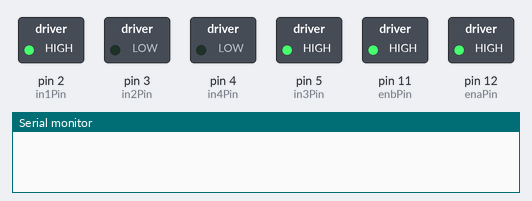
Recording of a sketch running on a simulated Arduino Uno, built with avr-gcc and run on an emulated ATmega328P. Shown: switched loads named in the sketch (green lamp = pin HIGH), the last lines printed to the serial monitor. At 11.3 s the program stops and its outputs stay as they are.

Above: at 0.1 s.
At 4.1 s:
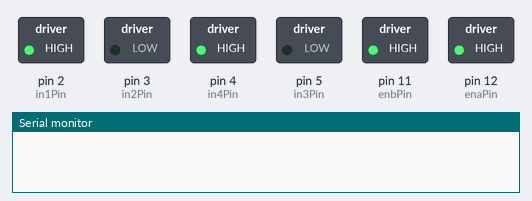
At 11.1 s:
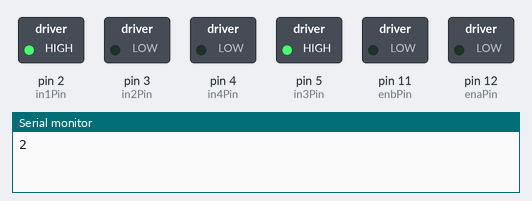
Timing chart, 0 to 12.6 s (numbered marks = the images above):
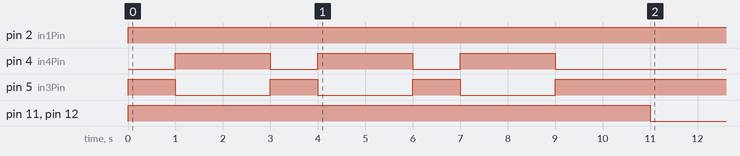

The sketch:

Task4.ino
```cpp
const int enaPin = 12;  // Enable pin for motor A
const int in1Pin = 2;  // Input 1 pin for motor A
const int in2Pin = 3;  // Input 2 pin for motor A

const int enbPin = 11;  // Enable pin for motor B
const int in3Pin = 5;  // Input 3 pin for motor B
const int in4Pin = 4;  // Input 4 pin for motor B
void setup() {
 // Set motor control pins as outputs
  pinMode(enaPin, OUTPUT);
  pinMode(in1Pin, OUTPUT);
  pinMode(in2Pin, OUTPUT);

  pinMode(enbPin, OUTPUT);
  pinMode(in3Pin, OUTPUT);
  pinMode(in4Pin, OUTPUT);
  Serial.begin(9600);
}

void loop() {
for (int i=0; i<3;i++){  // put your main code here, to run repeatedly:
forward();
right ();
forward();
right();
forward();
right();
forward();
stop();
if (i=2){forward();}
Serial.print(i);
while(i==2){
  stop();
}
}
}
void right (){
  digitalWrite(in1Pin, HIGH);
  digitalWrite(in2Pin, LOW);
  digitalWrite(enaPin, HIGH);  // Full speed
  digitalWrite(in3Pin, LOW);
  digitalWrite(in4Pin, HIGH);
  digitalWrite(enbPin, HIGH);  // Full speed
  delay (2000);
}

void forward () {
   digitalWrite(enaPin, HIGH);  // Full speed
  digitalWrite(enbPin, HIGH);  // Full speed
 digitalWrite(in1Pin, HIGH);
  digitalWrite(in2Pin, LOW);
  digitalWrite(in3Pin, HIGH);
  digitalWrite(in4Pin, LOW);
  delay(1000);
}

void stop(void){
  digitalWrite(enaPin, LOW);
  digitalWrite(enbPin, LOW);

}
void left (){
   digitalWrite(enaPin, HIGH);  // Full speed
  digitalWrite(enbPin, HIGH);  // Full speed
 digitalWrite(in1Pin, HIGH);
  digitalWrite(in2Pin, LOW);
  digitalWrite(in3Pin, HIGH);
  digitalWrite(in4Pin, LOW);
  delay(2000);
}
```

Measured:
- by itself, pin 2 (in1Pin): LOW → HIGH at 0.00 s
- by itself, pin 4 (in4Pin): alternates HIGH for 2.0 s and LOW for 1.0 s, 6 changes in all, then stays LOW
- by itself, pin 5 (in3Pin): alternates HIGH for 1.0 s and LOW for 2.0 s, 7 changes in all, then stays HIGH
- by itself, pin 11 (enbPin), pin 12 (enaPin): LOW → HIGH at 0.00 s, → LOW 11.0 s later
